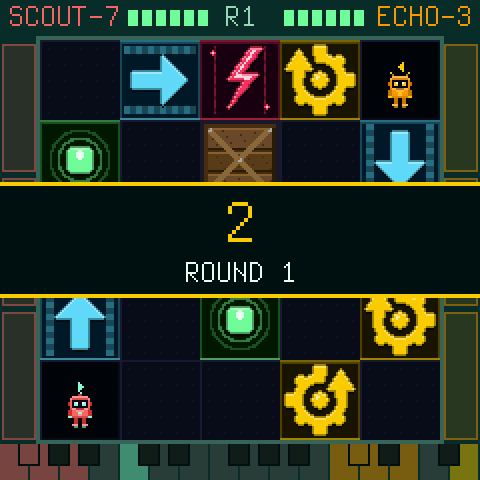
#> input picture docs/screens/battle-countdown.png, 480 x 480 px, given in place of roboseq-logo.png, which was not available
$ python make_og.py
#> lines starting #> are read from the running program, lines starting #| are printed output that depends on the picture
#!/usr/bin/env python3
# SPDX-License-Identifier: GPL-3.0-only
# Copyright (C) 2026 Joakim (joakimskurk)
"""The page's link preview, web/og.png (1200 x 630: the card a chat or a post shows for the link): RoboSeq's logo
over three of the firmware's own screens (make screens), on the splash's ground and grid.

  python3 web/make_og.py"""
from pathlib import Path

from PIL import Image

ROOT = Path(__file__).resolve().parents[1]
W, H = 1200, 630
BG, GRID, LINE = (11, 35, 36), (16, 47, 47), (47, 106, 99)
CORNER = {"l": (255, 204, 0), "r": (255, 51, 102)}


def main():
    img = Image.new("RGB", (W, H), BG)
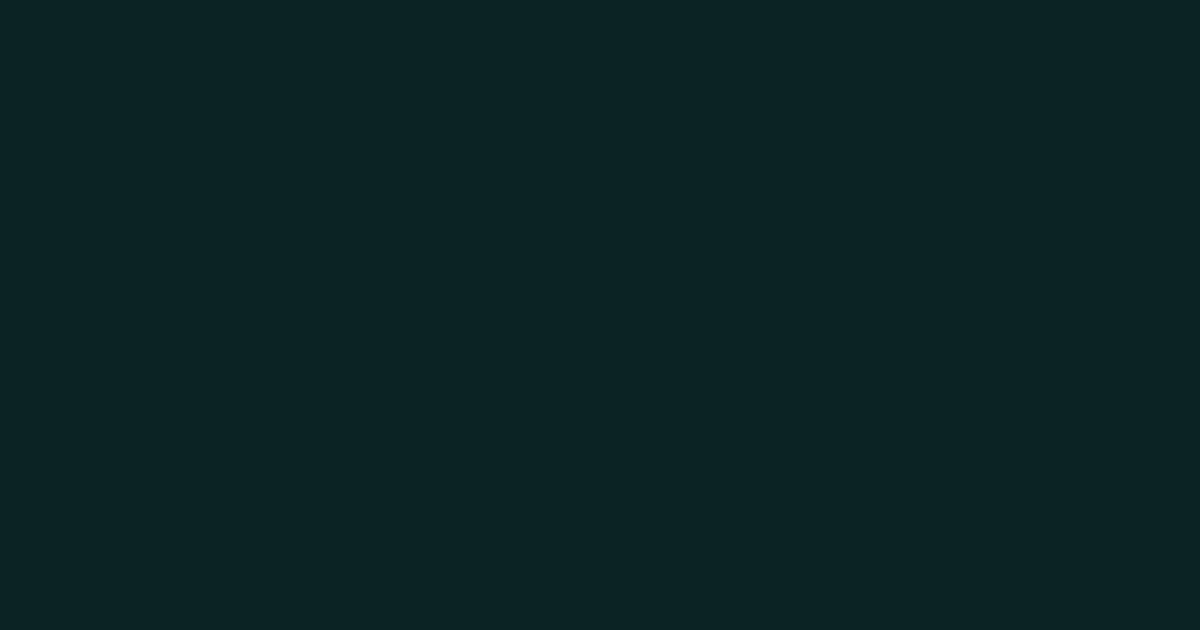
#> img: PIL image 1200x630 RGB; mean R, G, B 11, 35, 36
    px = img.load()
    for x in range(12, W, 24):                          # the splash's faint grid
        for y in range(H):
            px[x, y] = GRID
    for y in range(12, H, 24):
        for x in range(W):
            px[x, y] = GRID
    for x in range(14, W - 14):                         # its frame, and its corners
        px[x, 14] = px[x, H - 15] = LINE
    for y in range(14, H - 14):
        px[14, y] = px[W - 15, y] = LINE
    for (cx, cy, dx, dy, c) in ((0, 0, 1, 1, "l"), (W - 1, 0, -1, 1, "r"), (0, H - 1, 1, -1, "l"), (W - 1, H - 1, -1, -1, "r")):
        for i in range(40):
            for t in range(6):
                px[cx + dx * i, cy + dy * t] = px[cx + dx * t, cy + dy * i] = CORNER[c]
    logo = Image.open(ROOT / "assets" / "roboseq-logo.png").convert("RGBA")  # the robots and the word, transparent
    logo = logo.resize((960, round(logo.height * 960 / logo.width)), Image.NEAREST)
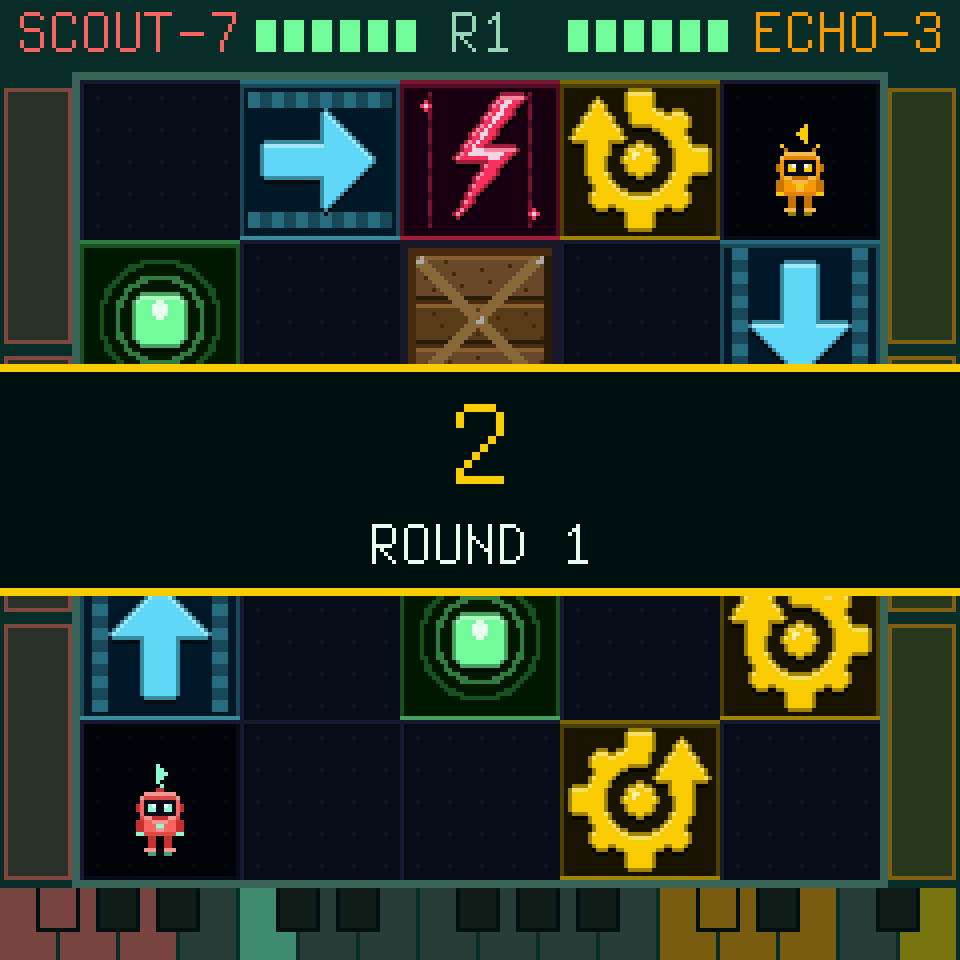
#> logo: PIL image 960x960 RGBA; mean R, G, B, A 36.7, 47.5, 33.8, 255
    img.paste(logo, ((W - logo.width) // 2, 140 - logo.height // 2), logo)
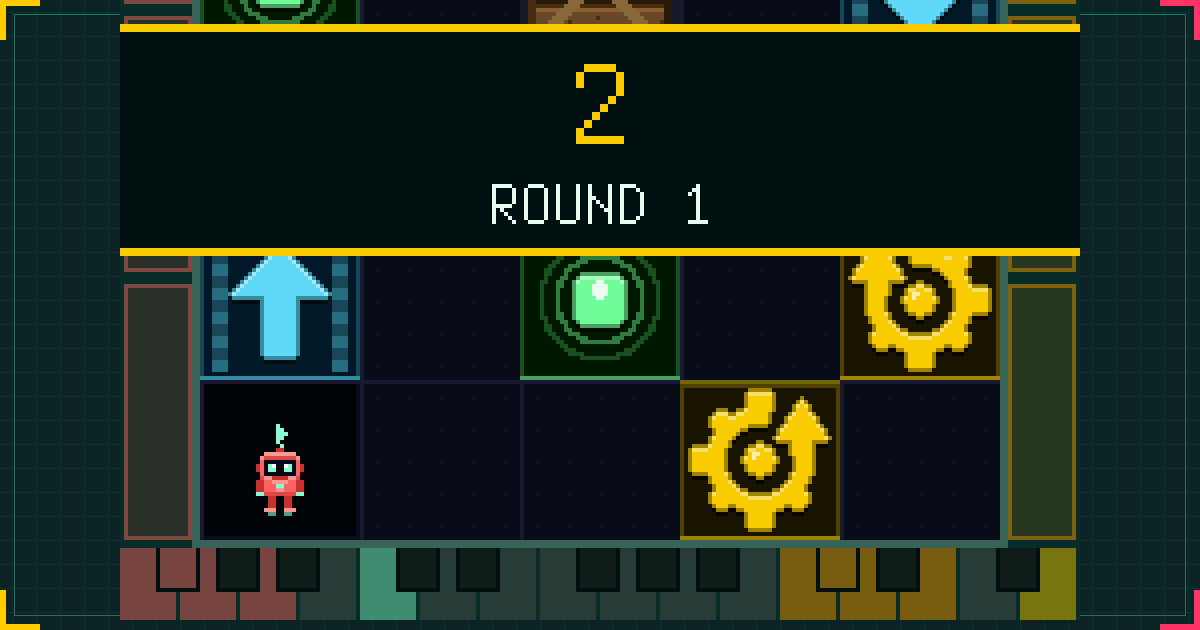
#> img: PIL image 1200x630 RGB; mean R, G, B 29.8, 42, 30.2
    shots = ["home-playing", "battle-strike", "boards"]
    size, gap = 288, 24
    x0 = (W - (len(shots) * size + (len(shots) - 1) * gap)) // 2
    for i, s in enumerate(shots):
        sh = Image.open(ROOT / "docs" / "screens" / f"{s}.png").convert("RGB").resize((size, size), Image.NEAREST)
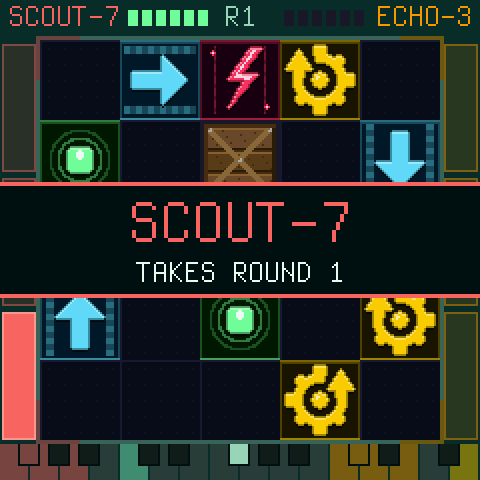
#> input picture docs/screens/battle-round.png, 480 x 480 px, given in place of home-playing.png, which was not available
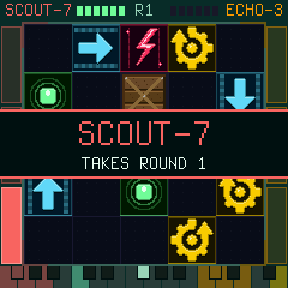
#> sh: PIL image 288x288 RGB; mean R, G, B 43.1, 46.5, 37.5
        x, y = x0 + i * (size + gap), 282
        for k in range(-2, size + 2):                   # a line round each, as the board's frame
            for t in (-2, -1):
                px[x + k, y + t] = px[x + k, y + size - 1 - t] = LINE
                px[x + t, y + k] = px[x + size - 1 - t, y + k] = LINE
        img.paste(sh, (x, y))
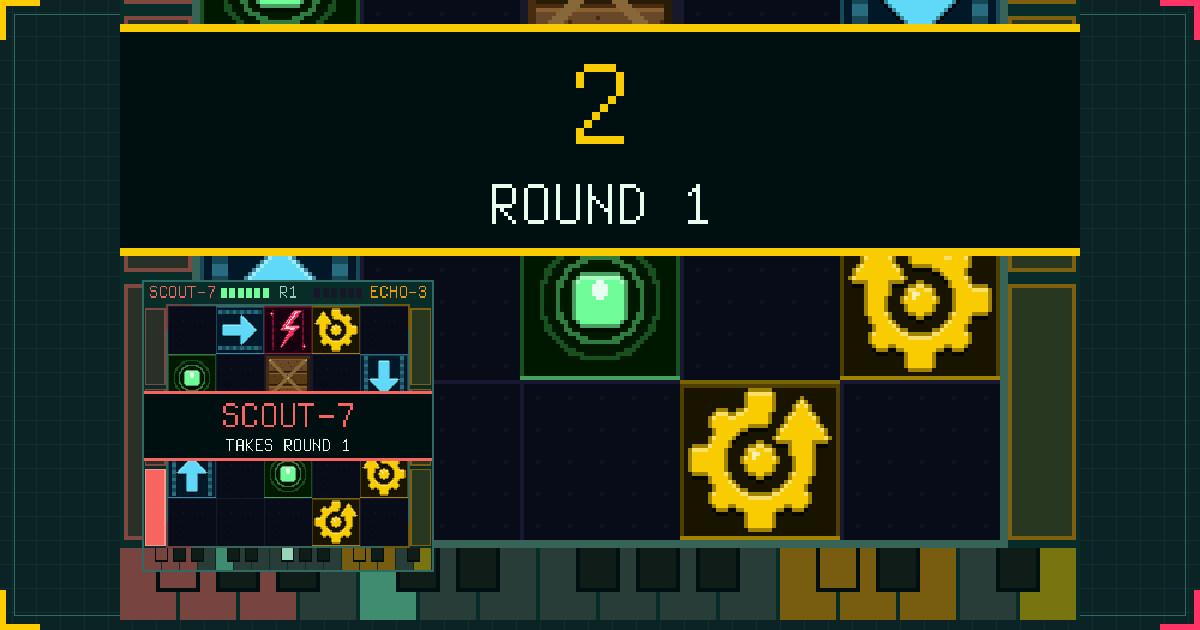
#> img: PIL image 1200x630 RGB; mean R, G, B 31.5, 42.8, 29.3
#> pass 2 of the loop in main, `for i, s in enumerate(shots):`:
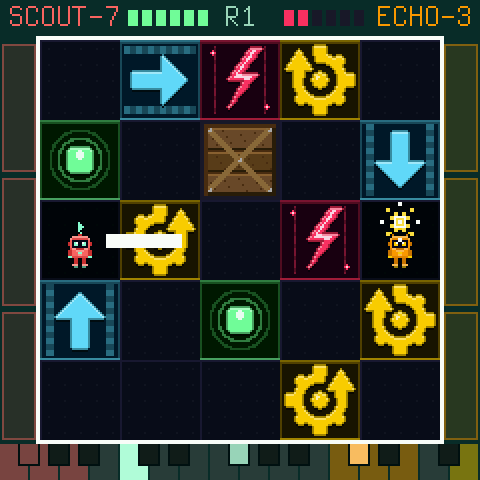
#> input picture docs/screens/battle-strike.png, 480 x 480 px
#> in main, `sh = Image.open(ROOT / "docs" / "screens" / f"{s}.png").convert("RGB")..`:
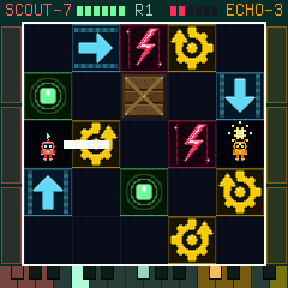
#> sh: PIL image 288x288 RGB; mean R, G, B 47, 52.4, 41.3
#> in main, `img.paste(sh, (x, y))`:
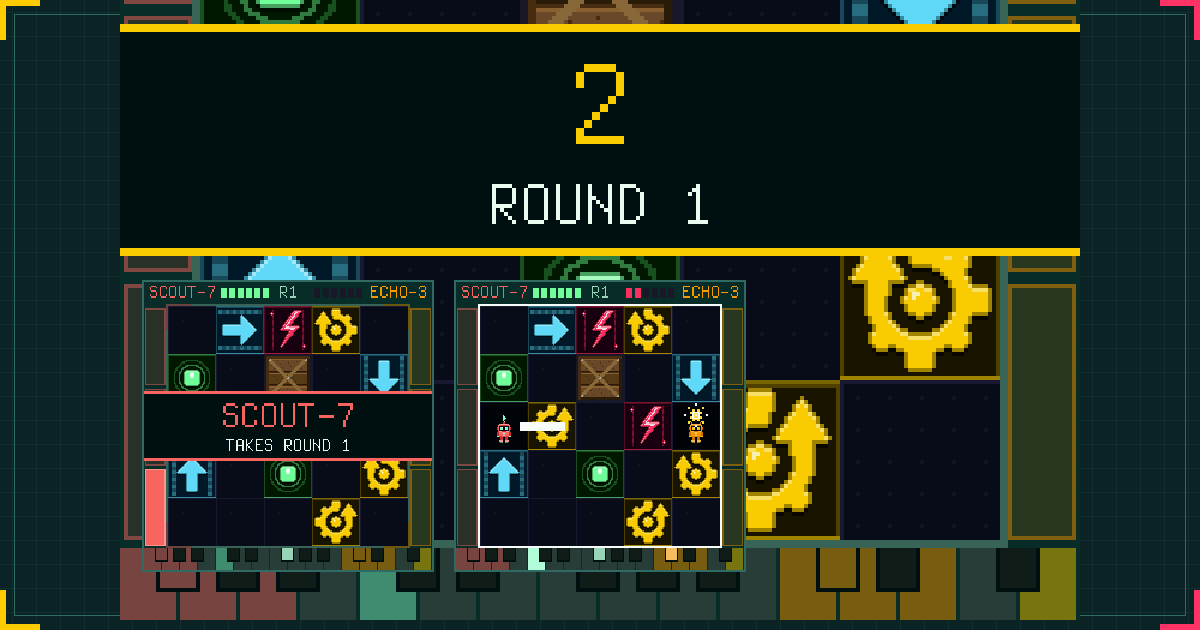
#> img: PIL image 1200x630 RGB; mean R, G, B 33.8, 44.6, 31.1
    out = ROOT / "web" / "og.png"
    img.save(out, optimize=True)
    print(f"og     -> {out.relative_to(ROOT)} ({out.stat().st_size // 1024} KB)")


if __name__ == "__main__":
    main()
